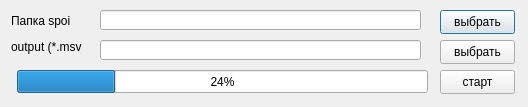
<ui version="4.0" >
 <class>Dialog</class>
 <widget class="QDialog" name="Dialog" >
  <property name="geometry" >
   <rect>
    <x>0</x>
    <y>0</y>
    <width>528</width>
    <height>107</height>
   </rect>
  </property>
  <property name="windowTitle" >
   <string>Dialog</string>
  </property>
  <widget class="QLineEdit" name="lineSrc" >
   <property name="geometry" >
    <rect>
     <x>100</x>
     <y>10</y>
     <width>321</width>
     <height>20</height>
    </rect>
   </property>
  </widget>
  <widget class="QLabel" name="label" >
   <property name="geometry" >
    <rect>
     <x>11</x>
     <y>11</y>
     <width>61</width>
     <height>20</height>
    </rect>
   </property>
   <property name="text" >
    <string>Папка spoi</string>
   </property>
  </widget>
  <widget class="QLabel" name="label_2" >
   <property name="geometry" >
    <rect>
     <x>11</x>
     <y>37</y>
     <width>71</width>
     <height>20</height>
    </rect>
   </property>
   <property name="text" >
    <string>output (*.msv)</string>
   </property>
  </widget>
  <widget class="QLineEdit" name="lineDst" >
   <property name="geometry" >
    <rect>
     <x>100</x>
     <y>40</y>
     <width>321</width>
     <height>20</height>
    </rect>
   </property>
  </widget>
  <widget class="QPushButton" name="bOpenSrc" >
   <property name="geometry" >
    <rect>
     <x>440</x>
     <y>10</y>
     <width>75</width>
     <height>24</height>
    </rect>
   </property>
   <property name="text" >
    <string>выбрать</string>
   </property>
  </widget>
  <widget class="QPushButton" name="bOpenDst" >
   <property name="geometry" >
    <rect>
     <x>440</x>
     <y>40</y>
     <width>75</width>
     <height>24</height>
    </rect>
   </property>
   <property name="text" >
    <string>выбрать</string>
   </property>
  </widget>
  <widget class="QPushButton" name="bStart" >
   <property name="geometry" >
    <rect>
     <x>440</x>
     <y>70</y>
     <width>75</width>
     <height>24</height>
    </rect>
   </property>
   <property name="text" >
    <string>старт</string>
   </property>
  </widget>
  <widget class="QProgressBar" name="progressConvertion" >
   <property name="geometry" >
    <rect>
     <x>17</x>
     <y>70</y>
     <width>411</width>
     <height>23</height>
    </rect>
   </property>
   <property name="value" >
    <number>24</number>
   </property>
  </widget>
 </widget>
 <resources/>
 <connections/>
</ui>
